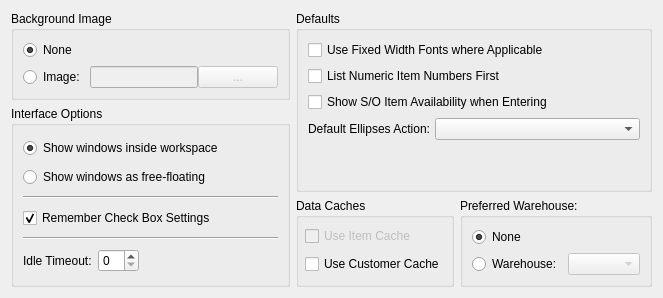
       <widget class="QWidget" name="_application" >
        <attribute name="title" >
         <string>Application</string>
        </attribute>
        <layout class="QGridLayout" >
         <item row="0" column="0" >
          <widget class="QGroupBox" name="_backgroundImageGroup" >
           <property name="title" >
            <string>Background Image</string>
           </property>
           <layout class="QVBoxLayout" >
            <property name="spacing" >
             <number>6</number>
            </property>
            <property name="leftMargin" >
             <number>9</number>
            </property>
            <property name="topMargin" >
             <number>9</number>
            </property>
            <property name="rightMargin" >
             <number>9</number>
            </property>
            <property name="bottomMargin" >
             <number>9</number>
            </property>
            <item>
             <widget class="QRadioButton" name="_noBackgroundImage" >
              <property name="text" >
               <string>None</string>
              </property>
              <property name="checked" >
               <bool>true</bool>
              </property>
             </widget>
            </item>
            <item>
             <layout class="QHBoxLayout" >
              <property name="spacing" >
               <number>5</number>
              </property>
              <property name="leftMargin" >
               <number>0</number>
              </property>
              <property name="topMargin" >
               <number>0</number>
              </property>
              <property name="rightMargin" >
               <number>0</number>
              </property>
              <property name="bottomMargin" >
               <number>0</number>
              </property>
              <item>
               <widget class="QRadioButton" name="_backgroundImage" >
                <property name="text" >
                 <string>Image:</string>
                </property>
               </widget>
              </item>
              <item>
               <layout class="QHBoxLayout" >
                <property name="spacing" >
                 <number>0</number>
                </property>
                <property name="leftMargin" >
                 <number>0</number>
                </property>
                <property name="topMargin" >
                 <number>0</number>
                </property>
                <property name="rightMargin" >
                 <number>0</number>
                </property>
                <property name="bottomMargin" >
                 <number>0</number>
                </property>
                <item>
                 <widget class="XLineEdit" name="_background" >
                  <property name="enabled" >
                   <bool>false</bool>
                  </property>
                 </widget>
                </item>
                <item>
                 <widget class="QPushButton" name="_backgroundList" >
                  <property name="enabled" >
                   <bool>false</bool>
                  </property>
                  <property name="text" >
                   <string>...</string>
                  </property>
                 </widget>
                </item>
               </layout>
              </item>
             </layout>
            </item>
           </layout>
          </widget>
         </item>
         <item rowspan="2" row="0" column="1" colspan="2" >
          <widget class="QGroupBox" name="_defaultsGroup" >
           <property name="sizePolicy" >
            <sizepolicy vsizetype="Preferred" hsizetype="Preferred" >
             <horstretch>0</horstretch>
             <verstretch>0</verstretch>
            </sizepolicy>
           </property>
           <property name="title" >
            <string>Defaults</string>
           </property>
           <layout class="QGridLayout" >
            <item row="0" column="0" >
             <widget class="QCheckBox" name="_fixedWidthFonts" >
              <property name="text" >
               <string>Use Fixed Width Fonts where Applicable</string>
              </property>
             </widget>
            </item>
            <item row="1" column="0" >
             <widget class="QCheckBox" name="_listNumericItemsFirst" >
              <property name="text" >
               <string>List Numeric Item Numbers First</string>
              </property>
             </widget>
            </item>
            <item row="2" column="0" >
             <widget class="QCheckBox" name="_showSoitemAvailability" >
              <property name="text" >
               <string>Show S/O Item Availability when Entering</string>
              </property>
             </widget>
            </item>
            <item row="3" column="0" >
             <layout class="QHBoxLayout" >
              <property name="spacing" >
               <number>5</number>
              </property>
              <property name="leftMargin" >
               <number>0</number>
              </property>
              <property name="topMargin" >
               <number>0</number>
              </property>
              <property name="rightMargin" >
               <number>0</number>
              </property>
              <property name="bottomMargin" >
               <number>0</number>
              </property>
              <item>
               <widget class="QLabel" name="_ellipsesActionLit" >
                <property name="sizePolicy" >
                 <sizepolicy vsizetype="Preferred" hsizetype="Minimum" >
                  <horstretch>0</horstretch>
                  <verstretch>0</verstretch>
                 </sizepolicy>
                </property>
                <property name="text" >
                 <string>Default Ellipses Action:</string>
                </property>
                <property name="alignment" >
                 <set>Qt::AlignRight|Qt::AlignTrailing|Qt::AlignVCenter</set>
                </property>
               </widget>
              </item>
              <item>
               <widget class="XComboBox" name="_ellipsesAction" >
                <property name="sizePolicy" >
                 <sizepolicy vsizetype="Fixed" hsizetype="MinimumExpanding" >
                  <horstretch>0</horstretch>
                  <verstretch>0</verstretch>
                 </sizepolicy>
                </property>
               </widget>
              </item>
             </layout>
            </item>
            <item row="4" column="0" >
             <spacer>
              <property name="orientation" >
               <enum>Qt::Vertical</enum>
              </property>
              <property name="sizeHint" >
               <size>
                <width>20</width>
                <height>40</height>
               </size>
              </property>
             </spacer>
            </item>
           </layout>
          </widget>
         </item>
         <item rowspan="2" row="1" column="0" >
          <widget class="QGroupBox" name="_interfaceGroup" >
           <property name="title" >
            <string>Interface Options</string>
           </property>
           <layout class="QGridLayout" >
            <item row="0" column="0" colspan="3" >
             <widget class="QRadioButton" name="_interfaceWorkspace" >
              <property name="text" >
               <string>Show windows inside workspace</string>
              </property>
              <property name="checked" >
               <bool>true</bool>
              </property>
             </widget>
            </item>
            <item row="1" column="0" colspan="3" >
             <widget class="QRadioButton" name="_interfaceTopLevel" >
              <property name="text" >
               <string>Show windows as free-floating</string>
              </property>
             </widget>
            </item>
            <item row="2" column="0" colspan="3" >
             <widget class="Line" name="line" >
              <property name="orientation" >
               <enum>Qt::Horizontal</enum>
              </property>
             </widget>
            </item>
            <item row="3" column="0" colspan="3" >
             <widget class="QCheckBox" name="_rememberCheckBoxes" >
              <property name="text" >
               <string>Remember Check Box Settings</string>
              </property>
              <property name="checked" >
               <bool>true</bool>
              </property>
             </widget>
            </item>
            <item row="4" column="0" colspan="3" >
             <widget class="Line" name="line_2" >
              <property name="orientation" >
               <enum>Qt::Horizontal</enum>
              </property>
             </widget>
            </item>
            <item row="5" column="0" >
             <widget class="QLabel" name="_idleTimeoutLit" >
              <property name="text" >
               <string>Idle Timeout:</string>
              </property>
             </widget>
            </item>
            <item row="5" column="1" >
             <widget class="QSpinBox" name="_idleTimeout" />
            </item>
            <item row="5" column="2" >
             <spacer>
              <property name="orientation" >
               <enum>Qt::Horizontal</enum>
              </property>
              <property name="sizeHint" >
               <size>
                <width>40</width>
                <height>20</height>
               </size>
              </property>
             </spacer>
            </item>
           </layout>
          </widget>
         </item>
         <item row="2" column="1" >
          <widget class="QGroupBox" name="_dataCacheGroup" >
           <property name="enabled" >
            <bool>true</bool>
           </property>
           <property name="sizePolicy" >
            <sizepolicy vsizetype="Preferred" hsizetype="Expanding" >
             <horstretch>0</horstretch>
             <verstretch>0</verstretch>
            </sizepolicy>
           </property>
           <property name="title" >
            <string>Data Caches</string>
           </property>
           <layout class="QGridLayout" >
            <property name="leftMargin" >
             <number>6</number>
            </property>
            <property name="topMargin" >
             <number>6</number>
            </property>
            <property name="rightMargin" >
             <number>6</number>
            </property>
            <property name="bottomMargin" >
             <number>6</number>
            </property>
            <property name="horizontalSpacing" >
             <number>6</number>
            </property>
            <property name="verticalSpacing" >
             <number>6</number>
            </property>
            <item row="0" column="0" >
             <widget class="QCheckBox" name="_itemCache" >
              <property name="enabled" >
               <bool>false</bool>
              </property>
              <property name="text" >
               <string>Use Item Cache</string>
              </property>
             </widget>
            </item>
            <item row="1" column="0" >
             <widget class="QCheckBox" name="_customerCache" >
              <property name="text" >
               <string>Use Customer Cache</string>
              </property>
             </widget>
            </item>
           </layout>
          </widget>
         </item>
         <item row="2" column="2" >
          <widget class="QGroupBox" name="_warehouseGroup" >
           <property name="sizePolicy" >
            <sizepolicy vsizetype="Fixed" hsizetype="Minimum" >
             <horstretch>0</horstretch>
             <verstretch>0</verstretch>
            </sizepolicy>
           </property>
           <property name="title" >
            <string>Preferred Warehouse:</string>
           </property>
           <layout class="QGridLayout" >
            <property name="leftMargin" >
             <number>9</number>
            </property>
            <property name="topMargin" >
             <number>9</number>
            </property>
            <property name="rightMargin" >
             <number>9</number>
            </property>
            <property name="bottomMargin" >
             <number>9</number>
            </property>
            <property name="horizontalSpacing" >
             <number>6</number>
            </property>
            <property name="verticalSpacing" >
             <number>6</number>
            </property>
            <item row="1" column="1" >
             <widget class="WComboBox" name="_warehouse" >
              <property name="enabled" >
               <bool>false</bool>
              </property>
             </widget>
            </item>
            <item row="1" column="0" >
             <widget class="QRadioButton" name="_selectedWarehouse" >
              <property name="text" >
               <string>Warehouse:</string>
              </property>
             </widget>
            </item>
            <item row="0" column="0" colspan="2" >
             <widget class="QRadioButton" name="_noWarehouse" >
              <property name="text" >
               <string>None</string>
              </property>
              <property name="checked" >
               <bool>true</bool>
              </property>
             </widget>
            </item>
           </layout>
          </widget>
         </item>
        </layout>
       </widget>
